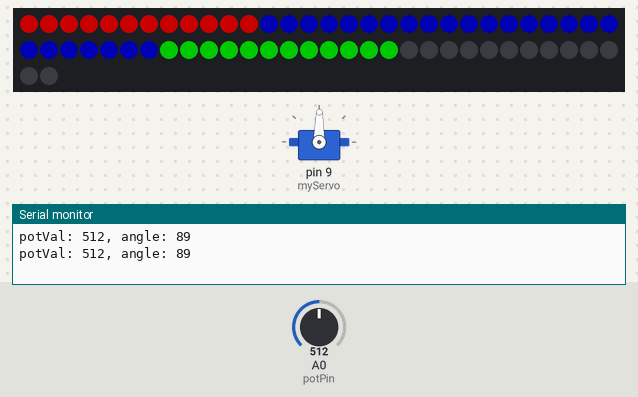
Simulated run of this sketch. Board: Arduino Uno, built with avr-gcc and run on an emulated ATmega328P. On the bench: 62 RGB LEDs in strip order, left to right, continuing on the next row, servo, the last lines printed to the serial monitor. Inputs (shaded band) come from the test bench; at power-on: A0 (potPin) = 512. Dim RGB values are drawn brighter than linear.

Above: at 2.3 s.
2.4 s: A0 (potPin) set to 716
At 3.9 s:
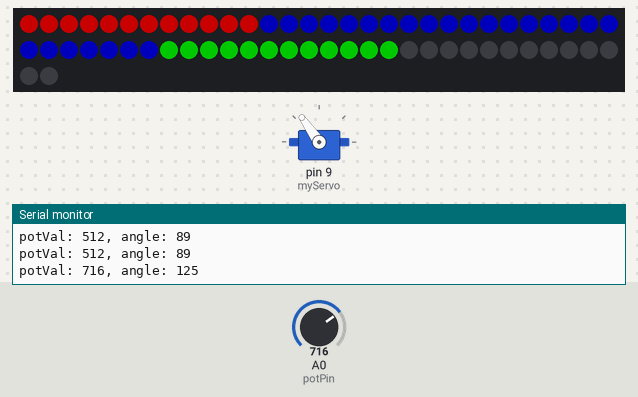
4.5 s: A0 (potPin) set to 900
At 5.9 s:
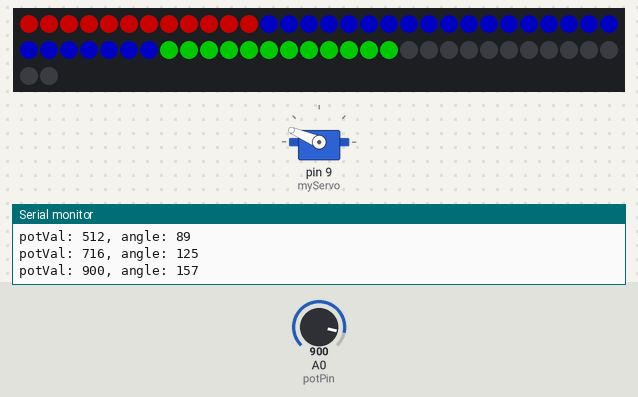
6.6 s: A0 (potPin) set to 1023
At 8.8 s:
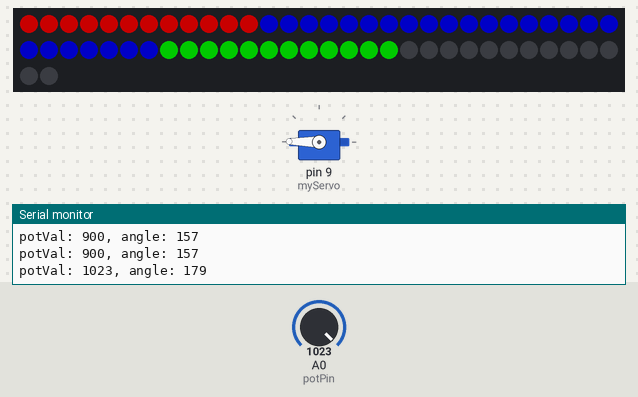
9.1 s: A0 (potPin) set to 306
At 9.7 s:
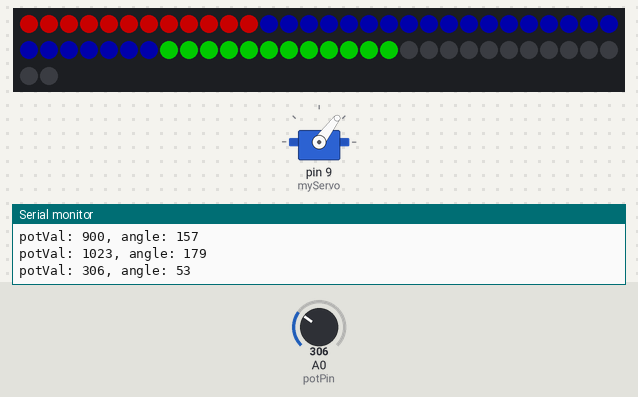
11.2 s: A0 (potPin) set to 122
At 12.6 s:
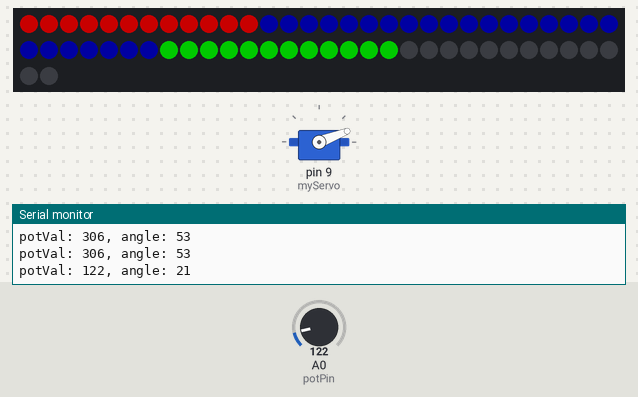
13.7 s: A0 (potPin) set to 39
At 14.6 s:
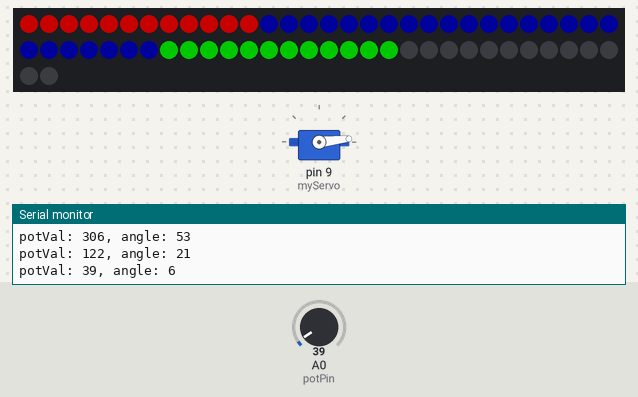
Timing chart, 0 to 16.7 s (numbered marks = the images above; inputs shaded):
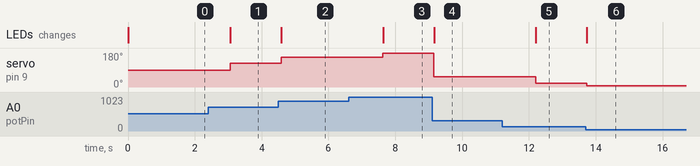

The sketch:

NUI_005_Geo_Box.ino
```cpp
#include <Adafruit_NeoPixel.h>
#ifdef __AVR__
#include <avr/power.h>
#endif

#define PIN 6

#define NUM_LEDS 62

#define BRIGHTNESS 100

#include <Servo.h>

Adafruit_NeoPixel strip = Adafruit_NeoPixel(NUM_LEDS, PIN, NEO_GRBW + NEO_KHZ800);

Servo myServo;  // create servo object to control a servo

int const potPin = A0; // analog pin used to connect the potentiometer
int potVal;  // variable to read the value from the analog pin
int angle;   // variable to hold the angle for the servo motor

void setup() {
  // This is for Trinket 5V 16MHz, you can remove these three lines if you are not using a Trinket
#if defined (__AVR_ATtiny85__)
  if (F_CPU == 16000000) clock_prescale_set(clock_div_1);
#endif
  // End of trinket special code

  strip.begin();
  strip.show(); // Initialize all pixels to 'off'
  strip.setBrightness(BRIGHTNESS);

  myServo.attach(9); // attaches the servo on pin 9 to the servo object
  Serial.begin(9600); // open a serial connection to your computer
}

void loop() {

  potVal = analogRead(potPin); // read the value of the potentiometer
  // print out the value to the Serial Monitor
  Serial.print("potVal: ");
  Serial.print(potVal);

  // scale the numbers from the pot
  angle = map(potVal, 0, 1023, 0, 179);

  // print out the angle for the servo motor
  Serial.print(", angle: ");
  Serial.println(angle);

  // set the servo position
  myServo.write(angle);

  // wait for the servo to get there
  delay(5);
  rainbow(angle, 1);


}


void rainbow(uint8_t c, uint8_t wait) {
  uint16_t i, j;
  for (j = 0; j < 256; j++) {
    for (i = 0; i < 49; i++) {
      strip.setPixelColor(i, 255, 0, 0, 0);
    }

    for (i = 12; i < 37; i++) {
      strip.setPixelColor(i, 0, 0, 70 + c, 0);
    }

    for (i = 37; i < 49; i++) {
      strip.setPixelColor(i, 0, 255, 0, 0);
    }


    strip.show();
    delay(wait);
  }
}
```

Measured:
- after the input at 2.4 s, servo on pin 9 (myServo): 89° → 125° after 0.65 s
- after the input at 4.5 s, servo on pin 9 (myServo): 125° → 157° after 0.08 s; the LEDs: change after 0.09 s (image 2)
- after the input at 6.6 s, servo on pin 9 (myServo): 157° → 179° after 1.0 s
- after the input at 9.1 s, servo on pin 9 (myServo): 179° → 53° after 0.05 s; the LEDs: change after 0.06 s (image 4)
- after the input at 11.2 s, servo on pin 9 (myServo): 53° → 21° after 1.0 s
- after the input at 13.7 s, servo on pin 9 (myServo): 21° → 6° at once; the LEDs: change at once (image 6)
